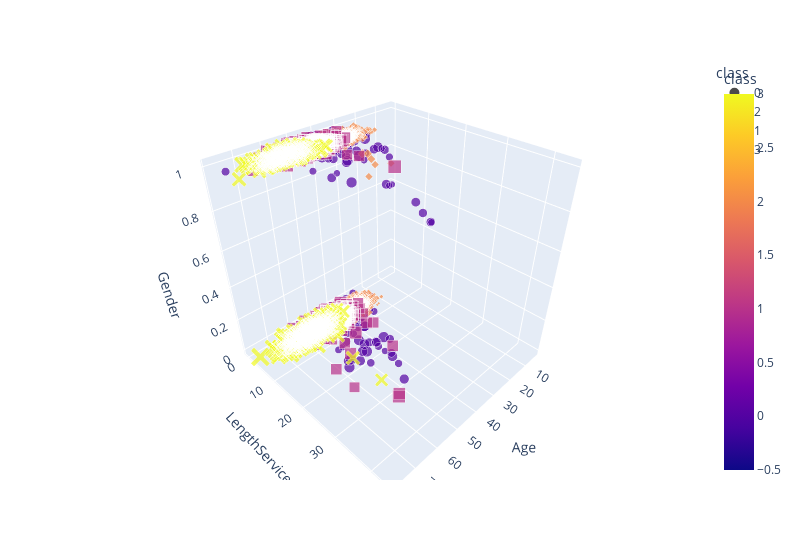

Here is the notebook cell this chart was saved with:
### Code cell
test_cluster_amount(df, 4)
px.scatter_3d(df, x="Age", y="LengthService", z="Gender", color="class", symbol="class", size="AbsentHours",width=800)

### Figure 1 — Plotly figure (JSON) as saved in the notebook; plotly's stock layout.template omitted (floating-point values rounded to 4 significant figures; data arrays with more than 128 entries replaced by an {"elided": "..."} marker saying what was removed)
{"data": [{"hovertemplate": "class=%{marker.color}<br>Age=%{x}<br>LengthService=%{y}<br>Gender=%{z}<br>AbsentHours=%{marker.size}<extra></extra>", "legendgroup": "0", "marker": {"color": {"elided": "2720 int values"}, "coloraxis": "coloraxis", "size": {"elided": "2720 float values"}, "sizemode": "area", "sizeref": 0.6813, "symbol": "circle"}, "mode": "markers", "name": "0", "scene": "scene", "showlegend": true, "type": "scatter3d", "x": {"elided": "2720 int values"}, "y": {"elided": "2720 float values"}, "z": {"elided": "2720 int values"}}, {"hovertemplate": "class=%{marker.color}<br>Age=%{x}<br>LengthService=%{y}<br>Gender=%{z}<br>AbsentHours=%{marker.size}<extra></extra>", "legendgroup": "2", "marker": {"color": {"elided": "2708 int values"}, "coloraxis": "coloraxis", "size": {"elided": "2708 float values"}, "sizemode": "area", "sizeref": 0.6813, "symbol": "diamond"}, "mode": "markers", "name": "2", "scene": "scene", "showlegend": true, "type": "scatter3d", "x": {"elided": "2708 int values"}, "y": {"elided": "2708 float values"}, "z": {"elided": "2708 int values"}}, {"hovertemplate": "class=%{marker.color}<br>Age=%{x}<br>LengthService=%{y}<br>Gender=%{z}<br>AbsentHours=%{marker.size}<extra></extra>", "legendgroup": "1", "marker": {"color": {"elided": "2127 int values"}, "coloraxis": "coloraxis", "size": {"elided": "2127 float values"}, "sizemode": "area", "sizeref": 0.6813, "symbol": "square"}, "mode": "markers", "name": "1", "scene": "scene", "showlegend": true, "type": "scatter3d", "x": {"elided": "2127 int values"}, "y": {"elided": "2127 float values"}, "z": {"elided": "2127 int values"}}, {"hovertemplate": "class=%{marker.color}<br>Age=%{x}<br>LengthService=%{y}<br>Gender=%{z}<br>AbsentHours=%{marker.size}<extra></extra>", "legendgroup": "3", "marker": {"color": {"elided": "781 int values"}, "coloraxis": "coloraxis", "size": {"elided": "781 float values"}, "sizemode": "area", "sizeref": 0.6813, "symbol": "x"}, "mode": "markers", "name": "3", "scene": "scene", "showlegend": true, "type": "scatter3d", "x": {"elided": "781 int values"}, "y": {"elided": "781 float values"}, "z": {"elided": "781 int values"}}], "layout": {"coloraxis": {"colorbar": {"title": {"text": "class"}}, "colorscale": [[0, "#0d0887"], [0.1111, "#46039f"], [0.2222, "#7201a8"], [0.3333, "#9c179e"], [0.4444, "#bd3786"], [0.5556, "#d8576b"], [0.6667, "#ed7953"], [0.7778, "#fb9f3a"], [0.8889, "#fdca26"], [1, "#f0f921"]]}, "legend": {"itemsizing": "constant", "title": {"text": "class"}, "tracegroupgap": 0}, "margin": {"t": 60}, "scene": {"domain": {"x": [0, 1], "y": [0, 1]}, "xaxis": {"title": {"text": "Age"}}, "yaxis": {"title": {"text": "LengthService"}}, "zaxis": {"title": {"text": "Gender"}}}, "width": 800}}
